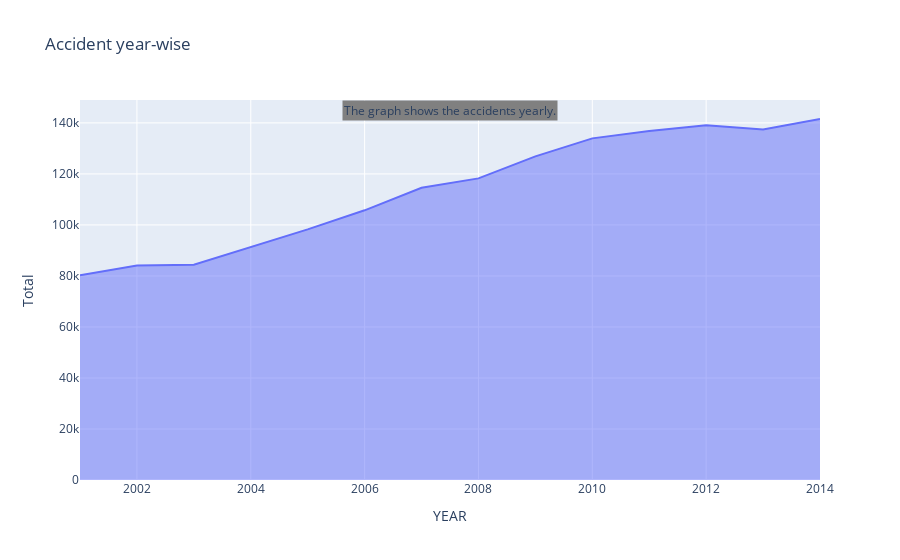

Write notebook code for a chart like this one.
### Code cell
# accidents yearly
year = [2001, 2002, 2003, 2004, 2005, 2006, 2007, 2008, 2009, 2010, 2011, 2012, 2013, 2014]
fig = px.area(grouped_obj, x=grouped_obj.index, y='Total', title='Accident year-wise')
conclusion = 'The graph shows the accidents yearly.'
fig.add_annotation(text=conclusion, xref='paper', yref='paper', x=.5, y=1, bgcolor='grey', showarrow=False, font=dict(size=12))
fig.show()

### Figure 1 — Plotly figure (JSON) as saved in the notebook; plotly's stock layout.template omitted (floating-point values rounded to 4 significant figures)
{"data": [{"fillpattern": {"shape": ""}, "hovertemplate": "YEAR=%{x}<br>Total=%{y}<extra></extra>", "legendgroup": "", "line": {"color": "#636efa"}, "marker": {"symbol": "circle"}, "mode": "lines", "name": "", "orientation": "v", "showlegend": false, "stackgroup": "1", "type": "scatter", "x": [2001, 2002, 2003, 2004, 2005, 2006, 2007, 2008, 2009, 2010, 2011, 2012, 2013, 2014], "xaxis": "x", "y": [80262, 84059, 84430, 91376, 98254, 105725, 114590, 118239, 126896, 133938, 136834, 139091, 137423, 141526], "yaxis": "y"}], "layout": {"annotations": [{"bgcolor": "grey", "font": {"size": 12}, "showarrow": false, "text": "The graph shows the accidents yearly.", "x": 0.5, "xref": "paper", "y": 1, "yref": "paper"}], "legend": {"tracegroupgap": 0}, "title": {"text": "Accident year-wise"}, "xaxis": {"anchor": "y", "domain": [0, 1], "title": {"text": "YEAR"}}, "yaxis": {"anchor": "x", "domain": [0, 1], "title": {"text": "Total"}}}}
